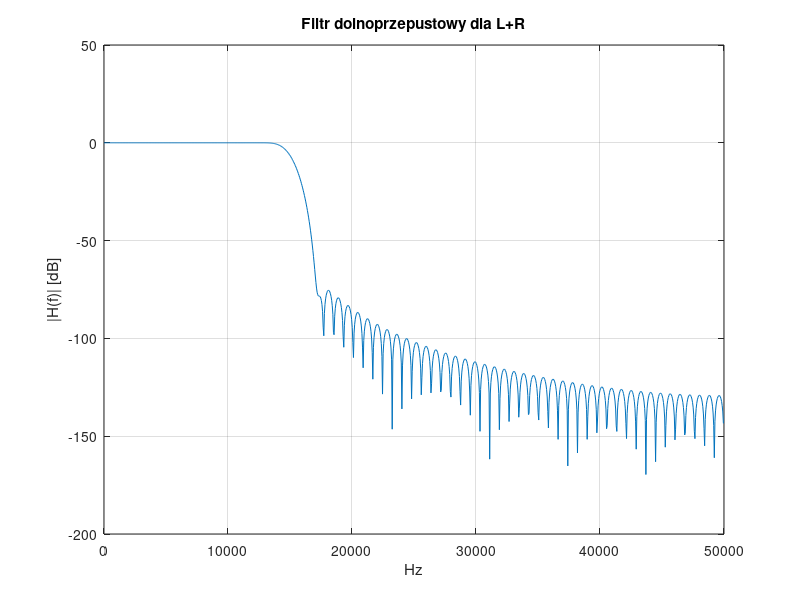
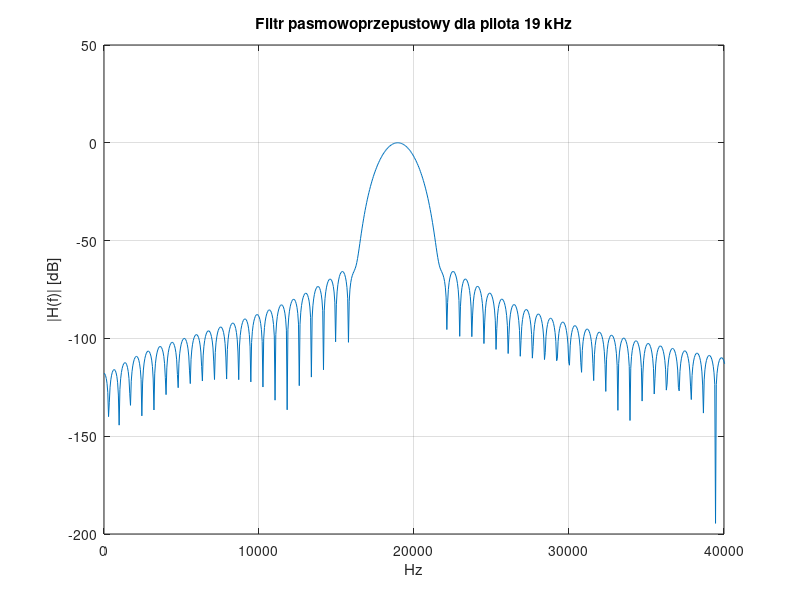

Reproduce these figures in MATLAB, in order.
clear; clc; close all;

fpr = 100000; % 100 kHz
f_cut = 15000; % 15 kHz cutoff
N = 128; % długość filtru
Wn = f_cut / (fpr/2); % normalizacja

% Używamy okna Blackmana dla dobrego tłumienia
b_lpr = fir1(N-1, Wn, blackman(N));

% Analiza charakterystyki
[H, f] = freqz(b_lpr, 1, 1024, fpr);

figure;
plot(f, 20*log10(abs(H)));
title('Filtr dolnoprzepustowy dla L+R'); xlabel('Hz'); ylabel('|H(f)| [dB]');
grid on; xlim([0 50e3]);
fp1 = 18500;
fp2 = 19500;
Wn_pilot = [fp1 fp2]/(fpr/2);

b_bp = fir1(N-1, Wn_pilot, blackman(N));

[H, f] = freqz(b_bp, 1, 1024, fpr);
figure;
plot(f, 20*log10(abs(H)));
title('Filtr pasmowoprzepustowy dla pilota 19 kHz');
xlabel('Hz'); ylabel('|H(f)| [dB]');
grid on; xlim([0 40e3]);
delay = (N-1)/2;
fprintf('Opóźnienie wprowadzone przez filtr: %.1f próbek\n', delay);
